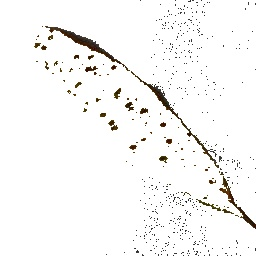
#> input picture feat/input5.jpg, 256 x 256 px, found by its file name
$ python background.py   (older library calls are emulated)
#> lines starting #> are read from the running program, lines starting #| are printed output that depends on the picture; after the words box and inside, x2 and y2 are one past the last pixel; in counts of white or black regions, pixels touching at a corner belong together

import os
import cv2
import numpy as np
import pandas as pd
from matplotlib import pyplot as plt
#test_img_path = 'mobile captures\\' + 'Test.jpg'
main_img = cv2.imread("input5.JPG")
#> main_img is the input picture: shape (256, 256, 3); mean B, G, R 245.6, 246.6, 247.1
img = cv2.cvtColor(main_img, cv2.COLOR_BGR2RGB)
plt.imshow(img,cmap="Greys_r")
#plt.show()
resized_image = cv2.resize(img, (1600, 1200))
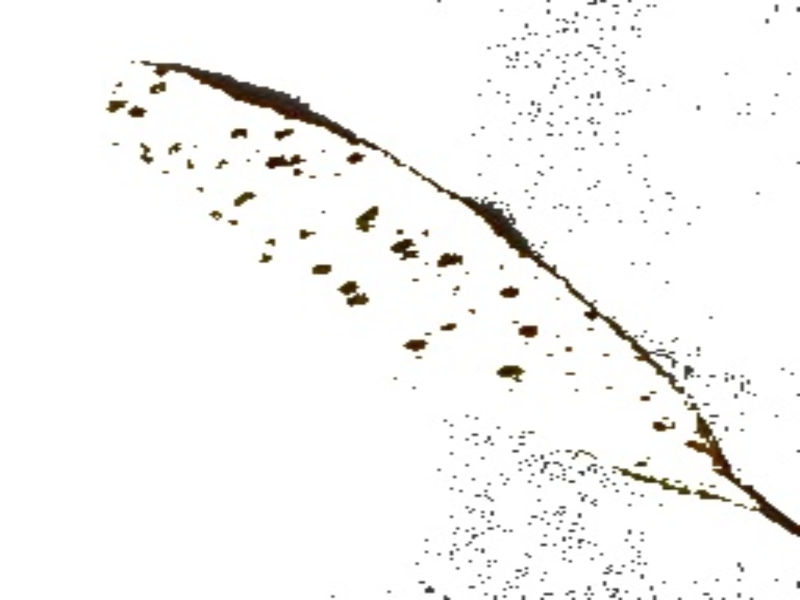
#> resized_image: shape (1200, 1600, 3) (shown at 1/2 size); mean R, G, B 247.1, 246.6, 245.5
plt.imshow(resized_image,cmap="Greys_r")
#plt.show()
y,x,_ = img.shape
#> y = 256; x = 256
gs = cv2.cvtColor(resized_image,cv2.COLOR_RGB2GRAY)
plt.imshow(gs,cmap="Greys_r")
#plt.show()
blur = cv2.GaussianBlur(gs, (55,55),0)
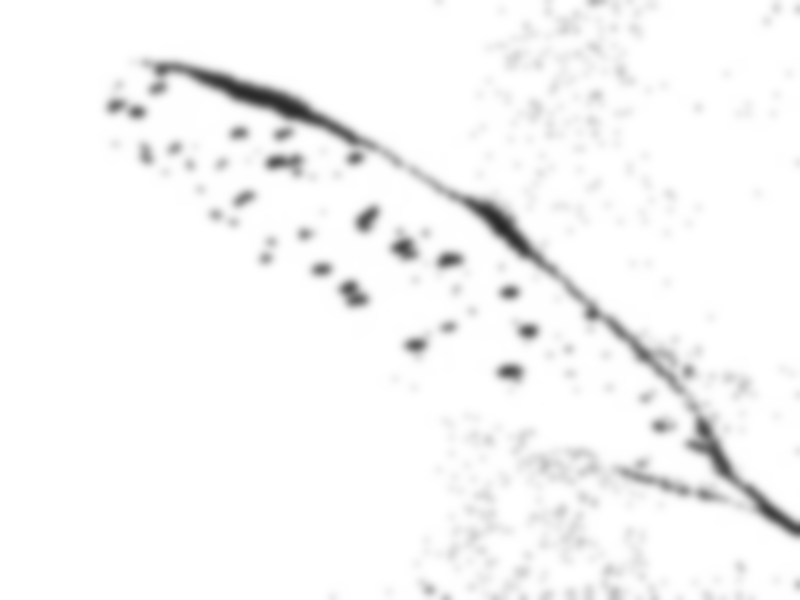
#> blur: shape (1200, 1600) (shown at 1/2 size); min 39, max 255, mean 246.6
plt.imshow(blur,cmap="Greys_r")
#plt.show()
ret_otsu,im_bw_otsu = cv2.threshold(blur,0,255,cv2.THRESH_BINARY_INV+cv2.THRESH_OTSU)
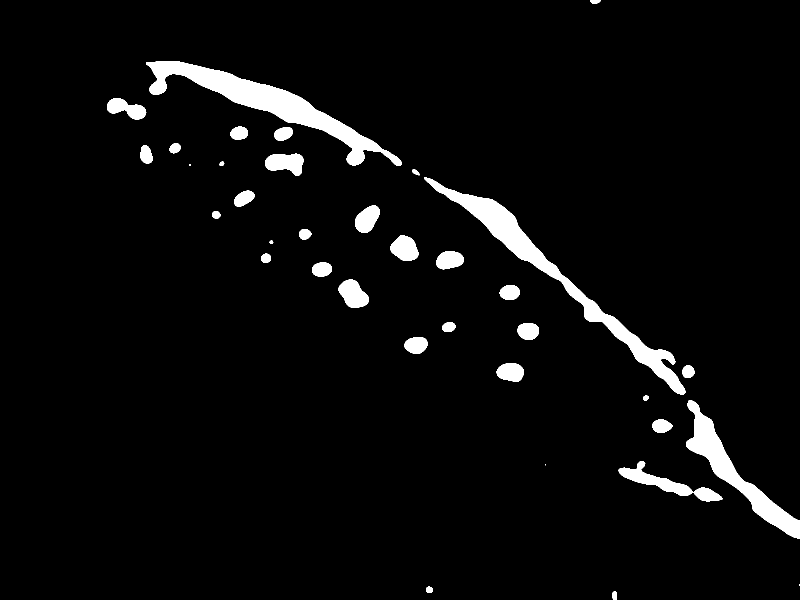
#> im_bw_otsu: shape (1200, 1600) (shown at 1/2 size); 4.3% white; 36 white regions (3 under 20 px), largest, box (x1, y1, x2, y2) and area: (292, 122, 804, 332) 21085, (848, 355, 1371, 789) 19861, (1372, 800, 1600, 1077) 12144
#> ret_otsu = 198
plt.imshow(im_bw_otsu,cmap='Greys_r')
kernel = np.ones((50,50),np.uint8)
closing = cv2.morphologyEx(im_bw_otsu, cv2.MORPH_CLOSE, kernel)
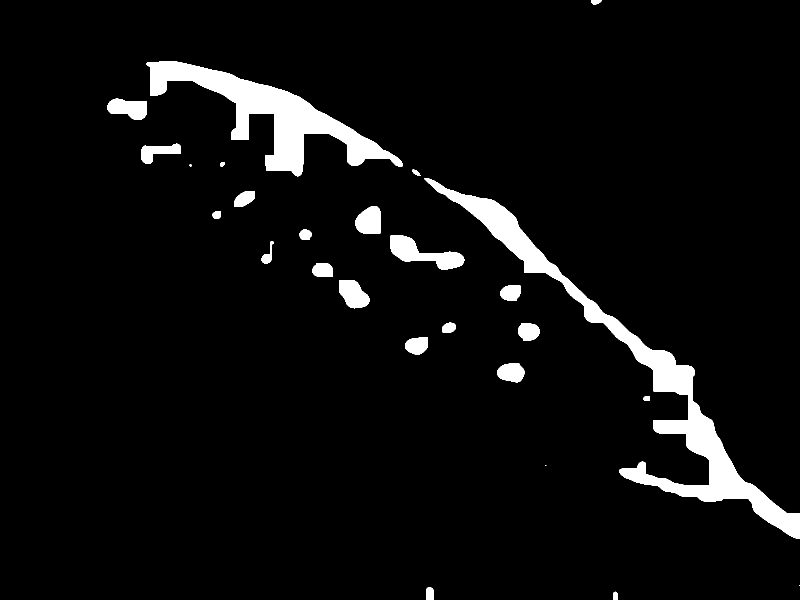
#> closing: shape (1200, 1600) (shown at 1/2 size); 5.2% white; 26 white regions (3 under 20 px)
plt.imshow(closing,cmap="Greys_r")
image, contours, hierarchy = cv2.findContours(closing,cv2.RETR_TREE,cv2.CHAIN_APPROX_SIMPLE)
#> contours = 26 contours, 3 with area under 20; largest, box (x1, y1, x2, y2) and area: (849, 356, 1600, 1078) 44182, (293, 123, 805, 353) 31135, (781, 471, 929, 540) 4398, (678, 560, 739, 617) 2348, (215, 197, 294, 240) 2327
len(contours)
def find_contour(cnts):
    contains = []
    y_ri,x_ri, _ = resized_image.shape
#> y_ri = 1200; x_ri = 1600
    for cc in cnts:
        yn = cv2.pointPolygonTest(cc,(x_ri//2,y_ri//2),False)
        contains.append(yn)
#> this loop made 26 passes
#> cc on passes 3 to 4: [[1599, 1170], [1599, 1171]], [[1091, 930], [1091, 931], [1092, 930]]
#> after the loop, contains = 26 values from -1 to -1

    val = [contains.index(temp) for temp in contains if temp>0]
#> val = []
    print(contains)
#| [-1.0, -1.0, -1.0, -1.0, -1.0, -1.0, -1.0, -1.0, -1.0, -1.0, -1.0, -1.0, -1.0, -1.0, -1.0, -1.0, -1.0, -1.0, -1.0, -1.0, -1.0, -1.0, -1.0, -1.0, -1.0, -1.0]
#> (the run stopped early here; a loop or call above may not have finished)

$ run again, with feat/input1.jpg copied over feat/input5.jpg
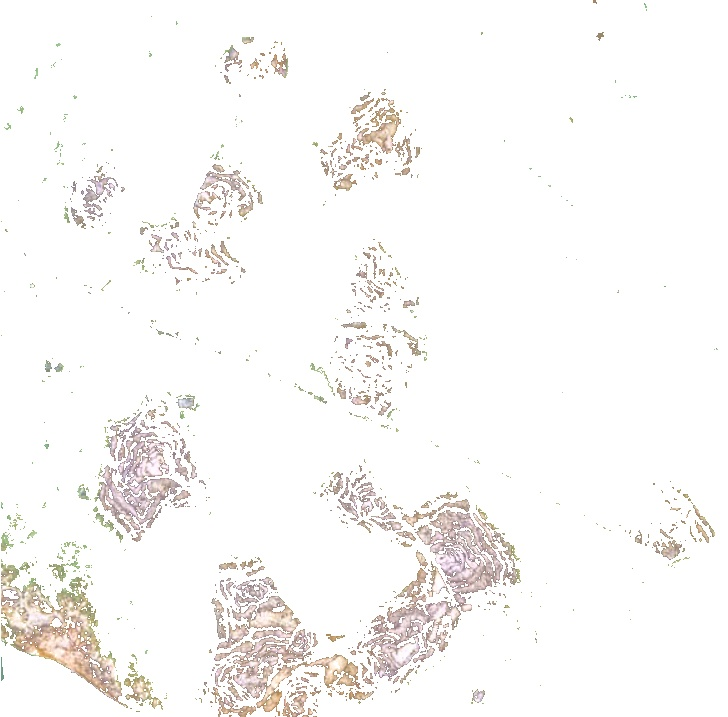
#> input picture feat/input1.jpg, 728 x 717 px, found by its file name
#> main_img is the input picture: shape (717, 728, 3); mean B, G, R 246.7, 248, 249.3
#> `ret_otsu,im_bw_otsu = cv2.threshold(blur,0,255,cv2.THRESH_BINARY_INV+c..`:
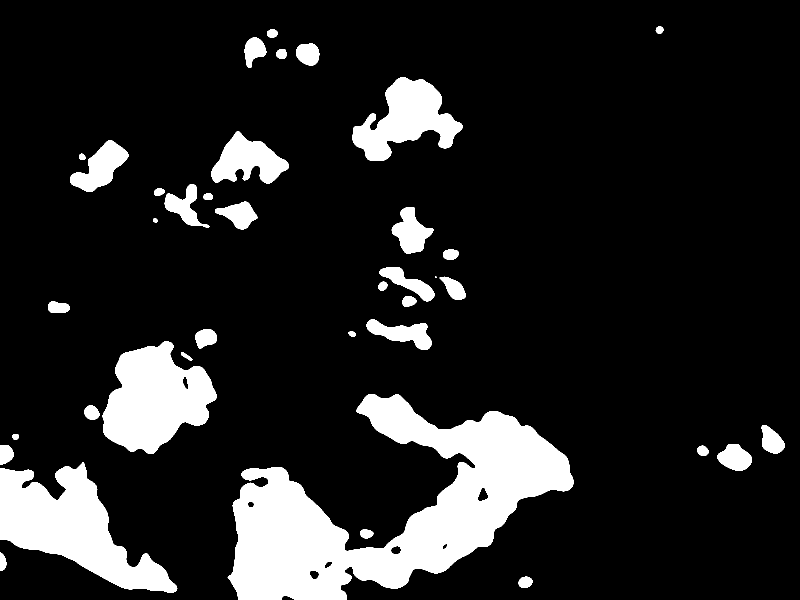
#> im_bw_otsu: shape (1200, 1600) (shown at 1/2 size); 13.8% white; 38 white regions (1 under 20 px), largest, box (x1, y1, x2, y2) and area: (455, 788, 1147, 1200) 122646, (0, 924, 355, 1186) 41242, (205, 683, 433, 908) 32746
#> ret_otsu = 234
#> `closing = cv2.morphologyEx(im_bw_otsu, cv2.MORPH_CLOSE, kernel)`:
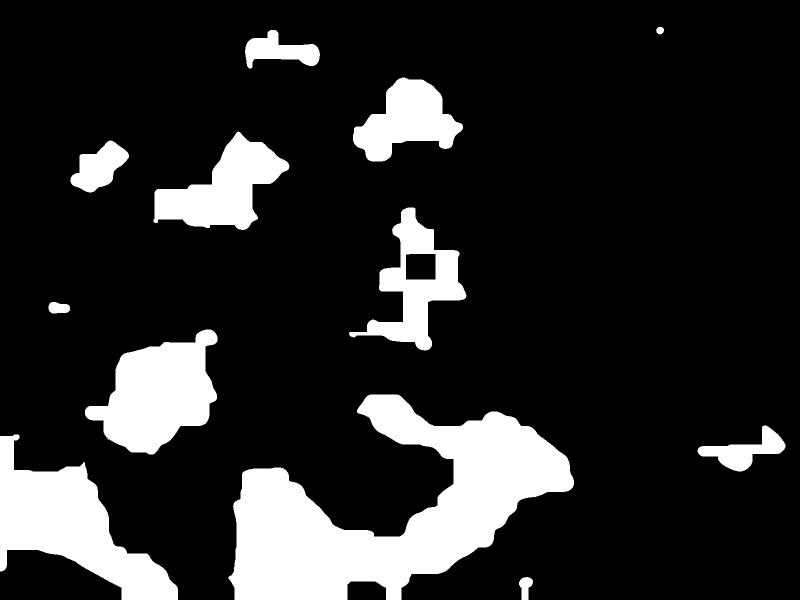
#> closing: shape (1200, 1600) (shown at 1/2 size); 16.1% white; 12 white regions
#> contours = 13 contours; largest, box (x1, y1, x2, y2) and area: (456, 789, 1148, 1200) 129756, (0, 869, 356, 1200) 49324, (170, 659, 435, 909) 38629, (698, 415, 933, 701) 25357, (307, 263, 579, 460) 25344
#> the loop in find_contour, `for cc in cnts:` made 13 passes
#> after the loop in find_contour, `for cc in cnts:`: contains = [-1, -1, -1, -1, -1, -1, -1, -1, -1, -1, -1, -1, -1]
#> val = []
#| [-1.0, -1.0, -1.0, -1.0, -1.0, -1.0, -1.0, -1.0, -1.0, -1.0, -1.0, -1.0, -1.0]
